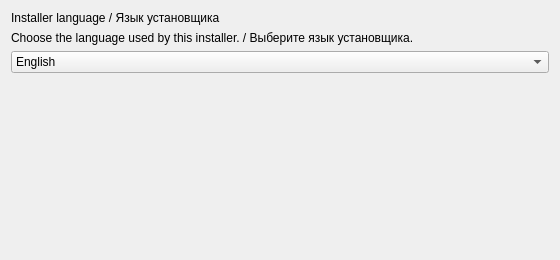
<?xml version="1.0" encoding="UTF-8"?>
<ui version="4.0">
 <class>LanguagePage</class>
 <widget class="QWidget" name="LanguagePage">
  <property name="minimumSize"><size><width>560</width><height>260</height></size></property>
  <property name="windowTitle"><string>Language / Язык</string></property>
  <layout class="QVBoxLayout" name="verticalLayout">
   <item><widget class="QLabel" name="titleLabel"><property name="text"><string>Installer language / Язык установщика</string></property><property name="wordWrap"><bool>true</bool></property></widget></item>
   <item><widget class="QLabel" name="promptLabel"><property name="text"><string>Choose the language used by this installer. / Выберите язык установщика.</string></property><property name="wordWrap"><bool>true</bool></property></widget></item>
   <item><widget class="QComboBox" name="languageCombo"><item><property name="text"><string>English</string></property></item><item><property name="text"><string>Русский</string></property></item></widget></item>
   <item><spacer name="verticalSpacer"><property name="orientation"><enum>Qt::Vertical</enum></property><property name="sizeHint" stdset="0"><size><width>20</width><height>120</height></size></property></spacer></item>
  </layout>
 </widget>
 <resources/>
 <connections/>
</ui>
